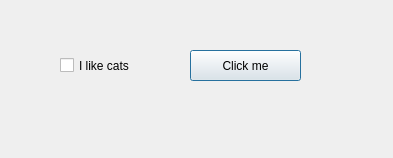
<?xml version="1.0" encoding="UTF-8"?>
<ui version="4.0">
 <class>Checkbox</class>
 <widget class="QDialog" name="Checkbox">
  <property name="geometry">
   <rect>
    <x>0</x>
    <y>0</y>
    <width>393</width>
    <height>158</height>
   </rect>
  </property>
  <property name="windowTitle">
   <string>Checkbox</string>
  </property>
  <widget class="QCheckBox" name="checkBox">
   <property name="geometry">
    <rect>
     <x>60</x>
     <y>50</y>
     <width>111</width>
     <height>31</height>
    </rect>
   </property>
   <property name="text">
    <string>I like cats</string>
   </property>
  </widget>
  <widget class="QPushButton" name="pushButton">
   <property name="geometry">
    <rect>
     <x>190</x>
     <y>50</y>
     <width>111</width>
     <height>31</height>
    </rect>
   </property>
   <property name="text">
    <string>Click me</string>
   </property>
  </widget>
 </widget>
 <layoutdefault spacing="6" margin="11"/>
 <resources/>
 <connections/>
</ui>
